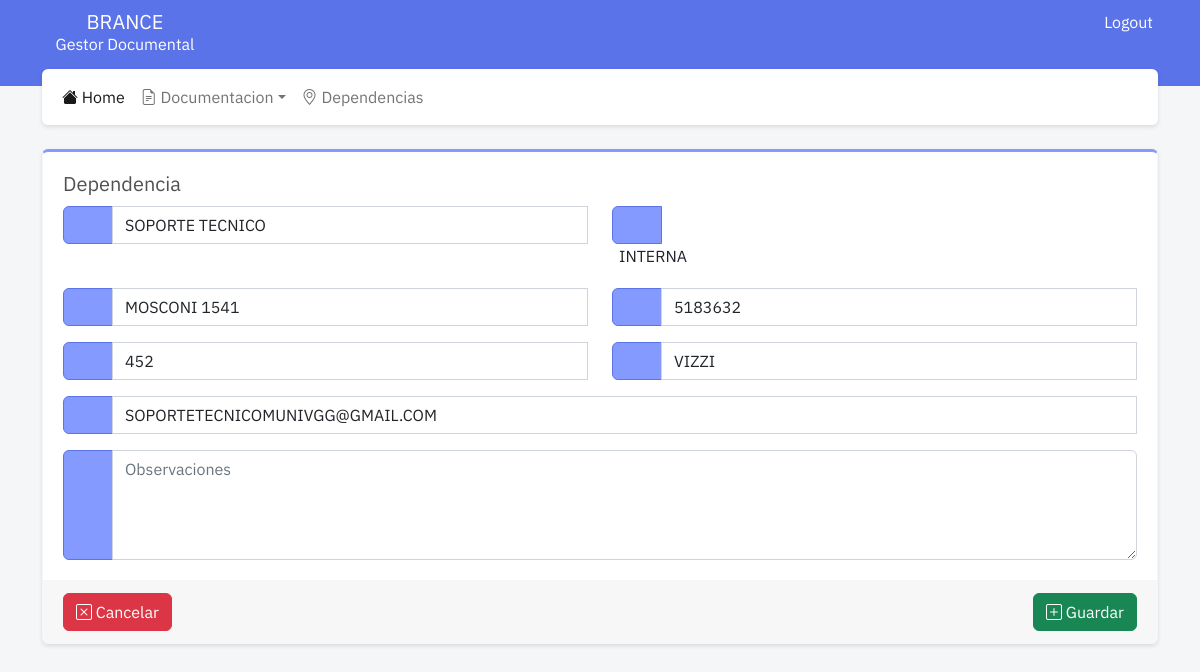
Screenshot of /dependencias/update/1 (signed in) with the database file from the repository.
### dependencias/models.py (models this page shows, shortened)
class Dependencia(models.Model):
    nombre = models.CharField("nombre", max_length = 100)
    direccion = models.CharField("Direccion", max_length=100, blank=True)
    telefono = models.CharField("Telefono", max_length=50, blank=True)
    interno = models.IntegerField("Interno", blank=True)
    email = models.EmailField("Email", max_length=254, blank=True)
    encargado = models.CharField("Encargado", max_length=50, blank=True)
    observaciones = models.TextField("Observaciones", blank=True)
    tipo = models.ForeignKey(TipoDependencia, related_name="tipo_dependencia", on_delete=models.RESTRICT)

### dependencias/views.py (the view, shortened to what this page needs)
# urls.py: path('update/<int:id>', views.update, name="dependencias_update"),
@login_required
def update(request, id=id):
    obj = get_object_or_404(Dependencia, pk=id)
    form = DependenciaForm(request.POST or None, instance=obj)
    context = {
        'form': form
    }
    return render(request, 'dependencias_create.html', context)

### dependencias/models.py (called while the page is built)
    def __str__(self):
        return self.tipo

### dependencias/templates/dependencias_create.html (shortened to what this page needs)
{% extends 'base.html' %}
{% load static %}
{% block content %}
    <form action="#" method="post" {% if validated %}class="was-validated"{% else %}class="needs-validation"{% endif %}>
        <div class="card">
            <div class="card-body">
                <h5 class="card-title">Dependencia</h5>
                    <div class="row">
                        <div class="col">
                            <div class="input-group mb-3">
                                <span class="input-group-text" id="basic-addon1"><box-icon color="white" name='map'></box-icon></span>
                                {{form.nombre}}
                            </div>
                        </div>
                        <div class="col">
                            <div class="input-group mb-3">
                                <span class="input-group-text" id="basic-addon1"><box-icon color="white" name='select-multiple'></box-icon></span>
                            </div>
                        </div>
                    </div>
                    <div class="row">
                        <div class="col">
                            <div class="input-group mb-3">
                                <span class="input-group-text" id="basic-addon1"><box-icon color="white" name='map-alt'></box-icon></span>
                                {{form.direccion}}
                            </div>
                        </div>
                        <div class="col">
                            <div class="input-group mb-3">
                                <span class="input-group-text" id="basic-addon1"><box-icon color="white" name='phone'></box-icon></span>
                                {{form.telefono}}
                            </div>
                        </div>
                    </div>
                    <div class="row">
                        <div class="col">
                            <div class="input-group mb-3">
                                <span class="input-group-text" id="basic-addon1"><box-icon color="white" name='phone'></box-icon></span>
                                {{form.interno}}
                            </div>
                        </div>
                        <div class="col">
                            <div class="input-group mb-3">
                                <span class="input-group-text" id="basic-addon1"><box-icon color="white" name='user-circle'></box-icon></span>
                                {{form.encargado}}
                            </div>
                        </div>
                    </div>
                    <div class="row">
                        <div class="col">
                            <div class="input-group mb-3">
                                <span class="input-group-text" id="basic-addon1"><box-icon color="white" name='envelope' ></box-icon></span>
                                {{form.email}}
                            </div>
                        </div>
                    </div>
                    <div class="input-group">
                        <span class="input-group-text"><box-icon color="white" name='text'></box-icon></span>
                        {{form.observaciones}}
                    </div>
            </div>
            <div class="card-footer">
                <button type="submit" class="btn btn-success float-end"><i class="bi bi-plus-square"></i> Guardar</button>
                <a href="{% url 'dependencias_index' %}" class="btn btn-danger"><i class="bi bi-x-square"></i> Cancelar</a>
            </div>
        </div>
    </form>
{% endblock content %}

### static/css/style.css (style rules this page uses)
:root { --radio: 0.375rem; --table-hover-bg-color: #cfe2ff; --table-hover-color: #084298; --color-tematico-principal: #859aff; --color-tematico-secundario: #5b73e8; }
html * { font-family: ibm-regular !important; }
body { background-color: #f5f6f8; }
.card { margin-bottom: 1.25rem; -webkit-box-shadow: 0 2px 4px rgba(15,34,58,.12); box-shadow: 0 2px 4px rgba(15,34,58,.12); --bs-card-spacer-y: 1.25rem; --bs-card-spacer-x: 1.25rem; --bs-card-title-spacer-y: 0.5rem; --bs-card-border-width: 1px; --bs-card-border-color: #f6f6f6; --bs-card-border-radius: 0.25rem; --bs-card-inner-border-radius: 0.25rem; --bs-card-cap-padding-y: 0.75rem; --bs-card-cap-padding-x: 1.25rem; --bs-card-cap-bg: rgba(0, 0, 0, 0.03); --bs-card-bg: #fff; --bs-card-img-overlay-padding: 1rem; --bs-card-group-margin: 0.625rem; position: relative; flex-direction: column; min-width: 0; height: var(--bs-card-height); word-wrap: break-word; background-color: var(--bs-card-bg); background-clip: border-box; border: var(--bs-card-border-width) solid var(--bs-card-border-color); border-radius: var(--radio); margin-bottom: 1.25rem; border-top: 3px solid var(--color-tematico-principal); }
.card-title { font-size: 20px; margin: 0 0 7px 0; margin-bottom: 10px; font-weight: 500; color: #515151; }
.card-body { -webkit-box-flex: 1; -ms-flex: 1 1 auto; flex: 1 1 auto; padding: var(--bs-card-spacer-y) var(--bs-card-spacer-x); color: var(--bs-card-color); }
.input-group-text { background-color: #859aff; border-color: #5b73e8; color: white; }

### rows the page displays
Dependencia: nombre "SOPORTE TECNICO", direccion "MOSCONI 1541", telefono "5183632", interno "452", encargado "VIZZI", email "SOPORTETECNICOMUNIVGG@GMAIL.COM"
